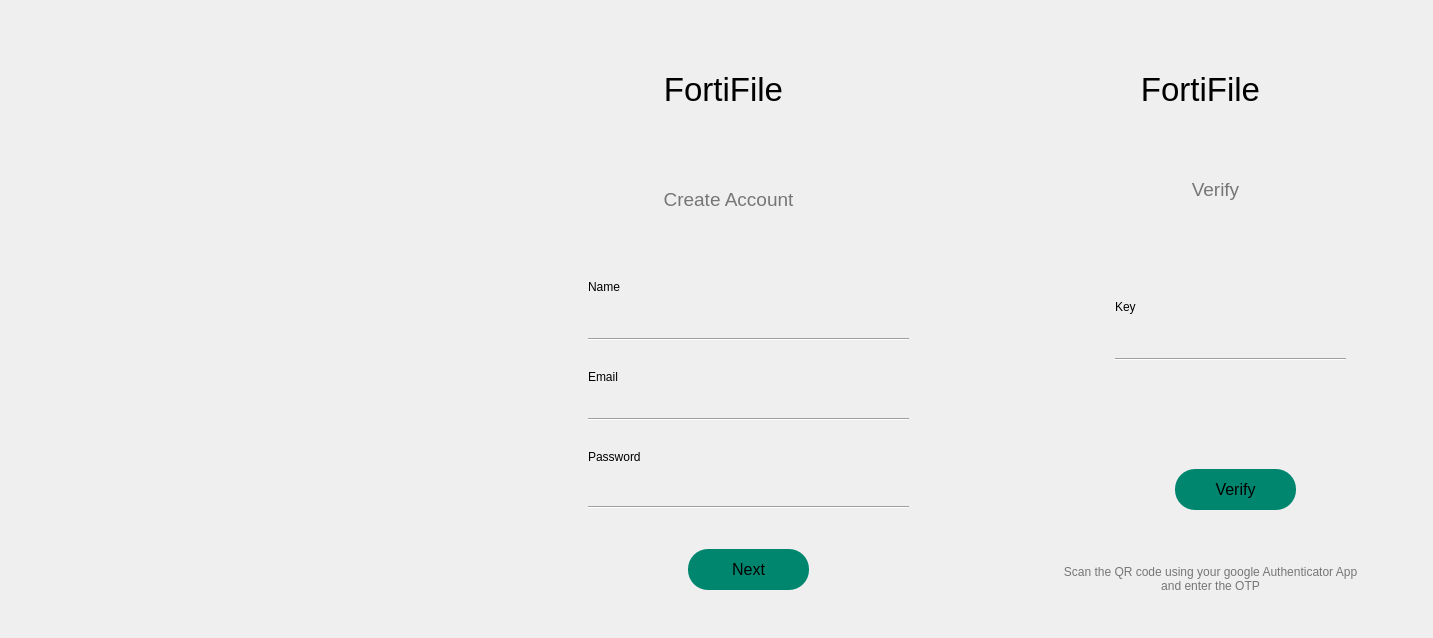
<?xml version="1.0" encoding="UTF-8"?>
<ui version="4.0">
 <class>MainWindow</class>
 <widget class="QMainWindow" name="MainWindow">
  <property name="geometry">
   <rect>
    <x>0</x>
    <y>0</y>
    <width>1433</width>
    <height>638</height>
   </rect>
  </property>
  <property name="windowTitle">
   <string>MainWindow</string>
  </property>
  <widget class="QWidget" name="centralwidget">
   <layout class="QHBoxLayout" name="horizontalLayout">
    <property name="spacing">
     <number>0</number>
    </property>
    <property name="leftMargin">
     <number>0</number>
    </property>
    <property name="rightMargin">
     <number>0</number>
    </property>
    <item>
     <widget class="QWidget" name="widget" native="true">
      <property name="styleSheet">
       <string notr="true">background-image: url(:/images/resources/ss.jpg);</string>
      </property>
      <widget class="QLabel" name="qr_label">
       <property name="geometry">
        <rect>
         <x>170</x>
         <y>340</y>
         <width>181</width>
         <height>171</height>
        </rect>
       </property>
       <property name="styleSheet">
        <string notr="true">background:none;
</string>
       </property>
       <property name="text">
        <string/>
       </property>
      </widget>
     </widget>
    </item>
    <item>
     <widget class="QWidget" name="widget_3" native="true">
      <property name="styleSheet">
       <string notr="true">QLineEdit{
border:none;
background:transparent;
}</string>
      </property>
      <widget class="QLabel" name="label_2">
       <property name="geometry">
        <rect>
         <x>110</x>
         <y>360</y>
         <width>55</width>
         <height>16</height>
        </rect>
       </property>
       <property name="text">
        <string>Email</string>
       </property>
      </widget>
      <widget class="QLineEdit" name="password">
       <property name="geometry">
        <rect>
         <x>110</x>
         <y>458</y>
         <width>321</width>
         <height>41</height>
        </rect>
       </property>
       <property name="font">
        <font>
         <pointsize>10</pointsize>
        </font>
       </property>
       <property name="echoMode">
        <enum>QLineEdit::Password</enum>
       </property>
      </widget>
      <widget class="QLineEdit" name="email">
       <property name="geometry">
        <rect>
         <x>110</x>
         <y>370</y>
         <width>321</width>
         <height>41</height>
        </rect>
       </property>
       <property name="font">
        <font>
         <pointsize>10</pointsize>
        </font>
       </property>
       <property name="alignment">
        <set>Qt::AlignLeading|Qt::AlignLeft|Qt::AlignVCenter</set>
       </property>
      </widget>
      <widget class="QLabel" name="label">
       <property name="geometry">
        <rect>
         <x>110</x>
         <y>270</y>
         <width>55</width>
         <height>16</height>
        </rect>
       </property>
       <property name="text">
        <string>Name</string>
       </property>
      </widget>
      <widget class="QLineEdit" name="name">
       <property name="geometry">
        <rect>
         <x>110</x>
         <y>290</y>
         <width>321</width>
         <height>41</height>
        </rect>
       </property>
       <property name="font">
        <font>
         <pointsize>10</pointsize>
        </font>
       </property>
       <property name="echoMode">
        <enum>QLineEdit::Normal</enum>
       </property>
       <property name="alignment">
        <set>Qt::AlignLeading|Qt::AlignLeft|Qt::AlignVCenter</set>
       </property>
      </widget>
      <widget class="QLabel" name="label_3">
       <property name="geometry">
        <rect>
         <x>110</x>
         <y>440</y>
         <width>61</width>
         <height>16</height>
        </rect>
       </property>
       <property name="text">
        <string>Password</string>
       </property>
      </widget>
      <widget class="QLabel" name="label_5">
       <property name="geometry">
        <rect>
         <x>160</x>
         <y>50</y>
         <width>171</width>
         <height>61</height>
        </rect>
       </property>
       <property name="font">
        <font>
         <pointsize>25</pointsize>
        </font>
       </property>
       <property name="styleSheet">
        <string notr="true">text-align: center;</string>
       </property>
       <property name="text">
        <string>FortiFile</string>
       </property>
       <property name="alignment">
        <set>Qt::AlignCenter</set>
       </property>
      </widget>
      <widget class="QLabel" name="label_7">
       <property name="geometry">
        <rect>
         <x>140</x>
         <y>160</y>
         <width>221</width>
         <height>61</height>
        </rect>
       </property>
       <property name="font">
        <font>
         <pointsize>14</pointsize>
        </font>
       </property>
       <property name="text">
        <string>&lt;html&gt;&lt;head/&gt;&lt;body&gt;&lt;p&gt;&lt;span style=&quot; color:#767676;&quot;&gt;Create Account&lt;/span&gt;&lt;/p&gt;&lt;/body&gt;&lt;/html&gt;</string>
       </property>
       <property name="alignment">
        <set>Qt::AlignCenter</set>
       </property>
      </widget>
      <widget class="Line" name="line">
       <property name="geometry">
        <rect>
         <x>110</x>
         <y>322</y>
         <width>321</width>
         <height>16</height>
        </rect>
       </property>
       <property name="orientation">
        <enum>Qt::Horizontal</enum>
       </property>
      </widget>
      <widget class="Line" name="line_2">
       <property name="geometry">
        <rect>
         <x>110</x>
         <y>402</y>
         <width>321</width>
         <height>16</height>
        </rect>
       </property>
       <property name="orientation">
        <enum>Qt::Horizontal</enum>
       </property>
      </widget>
      <widget class="Line" name="line_3">
       <property name="geometry">
        <rect>
         <x>110</x>
         <y>490</y>
         <width>321</width>
         <height>16</height>
        </rect>
       </property>
       <property name="orientation">
        <enum>Qt::Horizontal</enum>
       </property>
      </widget>
      <widget class="QPushButton" name="next_btn">
       <property name="geometry">
        <rect>
         <x>210</x>
         <y>540</y>
         <width>121</width>
         <height>41</height>
        </rect>
       </property>
       <property name="font">
        <font>
         <pointsize>12</pointsize>
        </font>
       </property>
       <property name="styleSheet">
        <string notr="true">border:none;
background-color: rgb(0, 134, 110);
border-radius:20</string>
       </property>
       <property name="text">
        <string>Next</string>
       </property>
      </widget>
      <widget class="QLabel" name="label_10">
       <property name="geometry">
        <rect>
         <x>110</x>
         <y>52</y>
         <width>51</width>
         <height>51</height>
        </rect>
       </property>
       <property name="text">
        <string/>
       </property>
       <property name="pixmap">
        <pixmap resource="../resource.qrc">:/icons/resources/logo.png</pixmap>
       </property>
       <property name="scaledContents">
        <bool>true</bool>
       </property>
      </widget>
     </widget>
    </item>
    <item>
     <widget class="QWidget" name="widget_2" native="true">
      <widget class="QLineEdit" name="totp">
       <property name="geometry">
        <rect>
         <x>160</x>
         <y>310</y>
         <width>231</width>
         <height>41</height>
        </rect>
       </property>
       <property name="font">
        <font>
         <pointsize>10</pointsize>
        </font>
       </property>
       <property name="styleSheet">
        <string notr="true">QLineEdit{
border:none;
background:transparent;
}</string>
       </property>
      </widget>
      <widget class="QLabel" name="label_4">
       <property name="geometry">
        <rect>
         <x>160</x>
         <y>290</y>
         <width>55</width>
         <height>16</height>
        </rect>
       </property>
       <property name="text">
        <string>Key</string>
       </property>
      </widget>
      <widget class="QLabel" name="label_6">
       <property name="geometry">
        <rect>
         <x>160</x>
         <y>50</y>
         <width>171</width>
         <height>61</height>
        </rect>
       </property>
       <property name="font">
        <font>
         <pointsize>25</pointsize>
        </font>
       </property>
       <property name="styleSheet">
        <string notr="true">text-align: center;</string>
       </property>
       <property name="text">
        <string>FortiFile</string>
       </property>
       <property name="alignment">
        <set>Qt::AlignCenter</set>
       </property>
      </widget>
      <widget class="QLabel" name="label_8">
       <property name="geometry">
        <rect>
         <x>150</x>
         <y>150</y>
         <width>221</width>
         <height>61</height>
        </rect>
       </property>
       <property name="font">
        <font>
         <pointsize>14</pointsize>
        </font>
       </property>
       <property name="text">
        <string>&lt;html&gt;&lt;head/&gt;&lt;body&gt;&lt;p&gt;&lt;span style=&quot; color:#767676;&quot;&gt;Verify&lt;/span&gt;&lt;/p&gt;&lt;/body&gt;&lt;/html&gt;</string>
       </property>
       <property name="alignment">
        <set>Qt::AlignCenter</set>
       </property>
      </widget>
      <widget class="QPushButton" name="verify_btn">
       <property name="geometry">
        <rect>
         <x>220</x>
         <y>460</y>
         <width>121</width>
         <height>41</height>
        </rect>
       </property>
       <property name="font">
        <font>
         <pointsize>12</pointsize>
        </font>
       </property>
       <property name="styleSheet">
        <string notr="true">border:none;
background-color: rgb(0, 134, 110);
border-radius:20</string>
       </property>
       <property name="text">
        <string>Verify</string>
       </property>
      </widget>
      <widget class="Line" name="line_4">
       <property name="geometry">
        <rect>
         <x>160</x>
         <y>342</y>
         <width>231</width>
         <height>16</height>
        </rect>
       </property>
       <property name="orientation">
        <enum>Qt::Horizontal</enum>
       </property>
      </widget>
      <widget class="QLabel" name="label_9">
       <property name="geometry">
        <rect>
         <x>70</x>
         <y>540</y>
         <width>371</width>
         <height>61</height>
        </rect>
       </property>
       <property name="text">
        <string>&lt;html&gt;&lt;head/&gt;&lt;body&gt;&lt;p&gt;&lt;span style=&quot; color:#767676;&quot;&gt;Scan the QR code using your google Authenticator App&lt;br/&gt;and enter the OTP&lt;/span&gt;&lt;/p&gt;&lt;/body&gt;&lt;/html&gt;</string>
       </property>
       <property name="alignment">
        <set>Qt::AlignCenter</set>
       </property>
      </widget>
      <widget class="QPushButton" name="pushButton">
       <property name="geometry">
        <rect>
         <x>20</x>
         <y>20</y>
         <width>41</width>
         <height>31</height>
        </rect>
       </property>
       <property name="styleSheet">
        <string notr="true">background:transparent;
border:none;</string>
       </property>
       <property name="text">
        <string/>
       </property>
       <property name="icon">
        <iconset resource="../resource.qrc">
         <normaloff>:/icons/resources/icons8-back-96.png</normaloff>:/icons/resources/icons8-back-96.png</iconset>
       </property>
       <property name="iconSize">
        <size>
         <width>28</width>
         <height>28</height>
        </size>
       </property>
      </widget>
      <widget class="QLabel" name="label_11">
       <property name="geometry">
        <rect>
         <x>110</x>
         <y>52</y>
         <width>51</width>
         <height>51</height>
        </rect>
       </property>
       <property name="text">
        <string/>
       </property>
       <property name="pixmap">
        <pixmap resource="../resource.qrc">:/icons/resources/logo.png</pixmap>
       </property>
       <property name="scaledContents">
        <bool>true</bool>
       </property>
      </widget>
     </widget>
    </item>
   </layout>
  </widget>
 </widget>
 <resources>
  <include location="../resource.qrc"/>
 </resources>
 <connections>
  <connection>
   <sender>next_btn</sender>
   <signal>clicked()</signal>
   <receiver>widget_2</receiver>
   <slot>show()</slot>
   <hints>
    <hint type="sourcelabel">
     <x>793</x>
     <y>563</y>
    </hint>
    <hint type="destinationlabel">
     <x>1034</x>
     <y>483</y>
    </hint>
   </hints>
  </connection>
  <connection>
   <sender>next_btn</sender>
   <signal>clicked()</signal>
   <receiver>widget_3</receiver>
   <slot>hide()</slot>
   <hints>
    <hint type="sourcelabel">
     <x>736</x>
     <y>561</y>
    </hint>
    <hint type="destinationlabel">
     <x>569</x>
     <y>606</y>
    </hint>
   </hints>
  </connection>
  <connection>
   <sender>pushButton</sender>
   <signal>clicked()</signal>
   <receiver>widget_3</receiver>
   <slot>show()</slot>
   <hints>
    <hint type="sourcelabel">
     <x>992</x>
     <y>42</y>
    </hint>
    <hint type="destinationlabel">
     <x>949</x>
     <y>51</y>
    </hint>
   </hints>
  </connection>
  <connection>
   <sender>pushButton</sender>
   <signal>clicked()</signal>
   <receiver>widget_2</receiver>
   <slot>hide()</slot>
   <hints>
    <hint type="sourcelabel">
     <x>989</x>
     <y>35</y>
    </hint>
    <hint type="destinationlabel">
     <x>1147</x>
     <y>46</y>
    </hint>
   </hints>
  </connection>
  <connection>
   <sender>pushButton</sender>
   <signal>clicked()</signal>
   <receiver>qr_label</receiver>
   <slot>hide()</slot>
   <hints>
    <hint type="sourcelabel">
     <x>1002</x>
     <y>34</y>
    </hint>
    <hint type="destinationlabel">
     <x>323</x>
     <y>421</y>
    </hint>
   </hints>
  </connection>
  <connection>
   <sender>next_btn</sender>
   <signal>clicked()</signal>
   <receiver>qr_label</receiver>
   <slot>show()</slot>
   <hints>
    <hint type="sourcelabel">
     <x>697</x>
     <y>562</y>
    </hint>
    <hint type="destinationlabel">
     <x>340</x>
     <y>466</y>
    </hint>
   </hints>
  </connection>
 </connections>
</ui>
